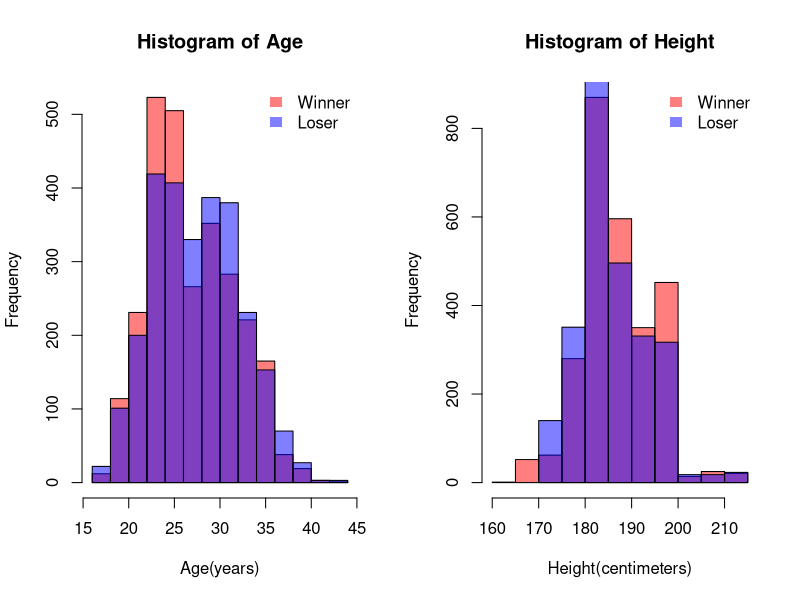
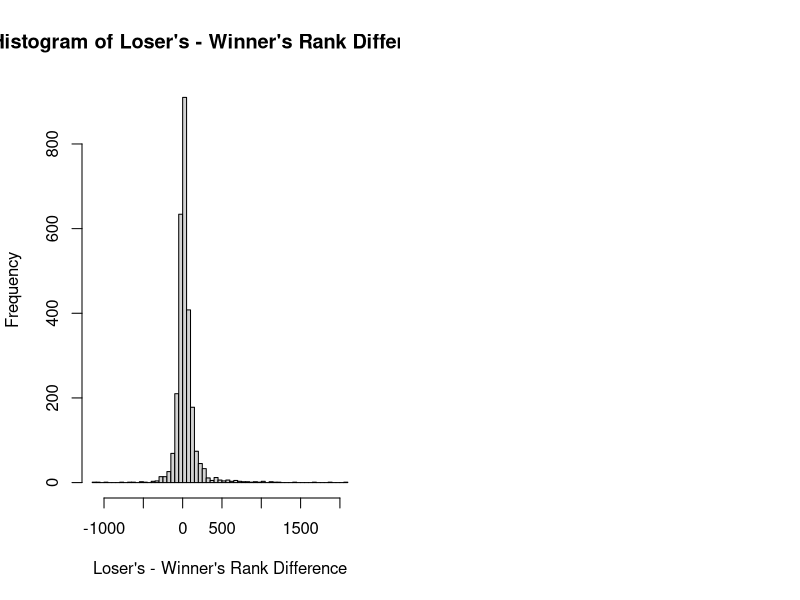
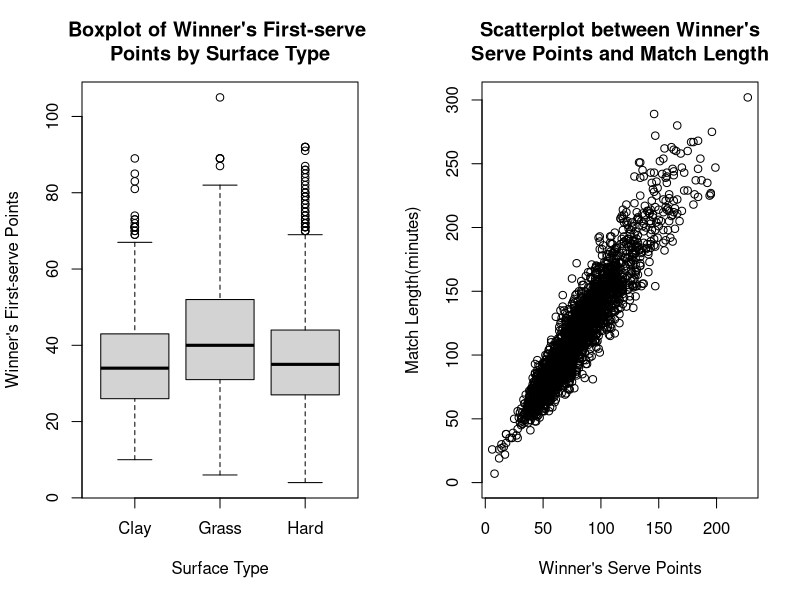
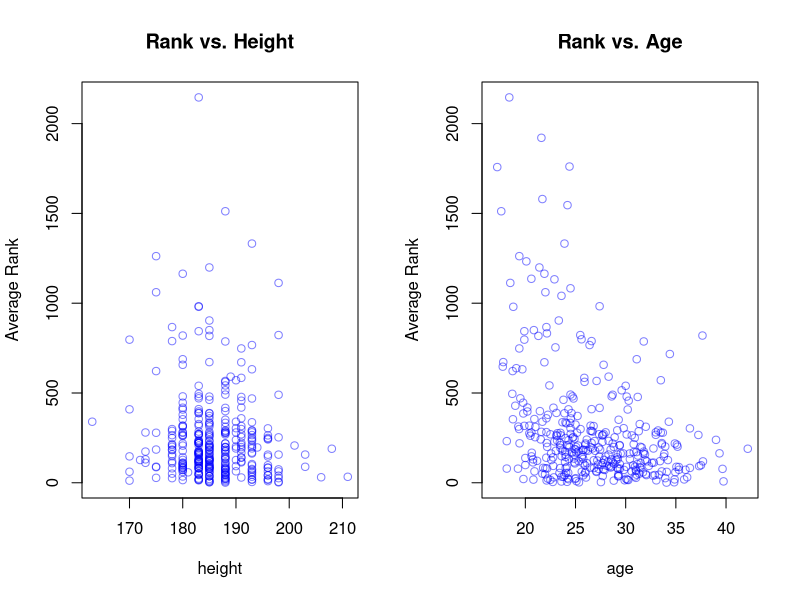
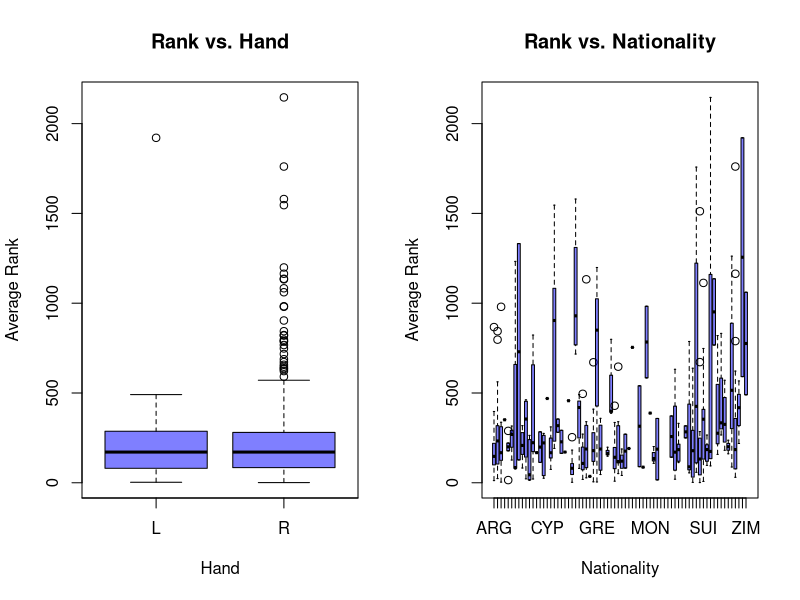
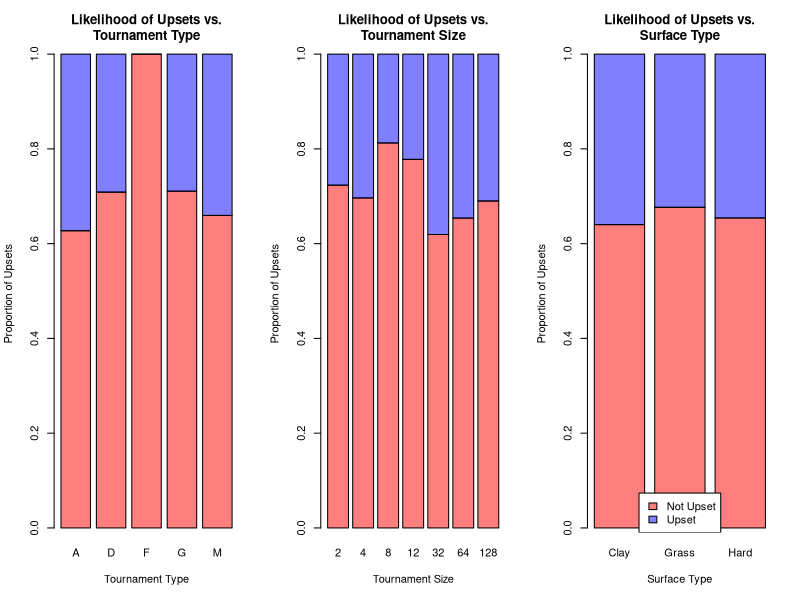
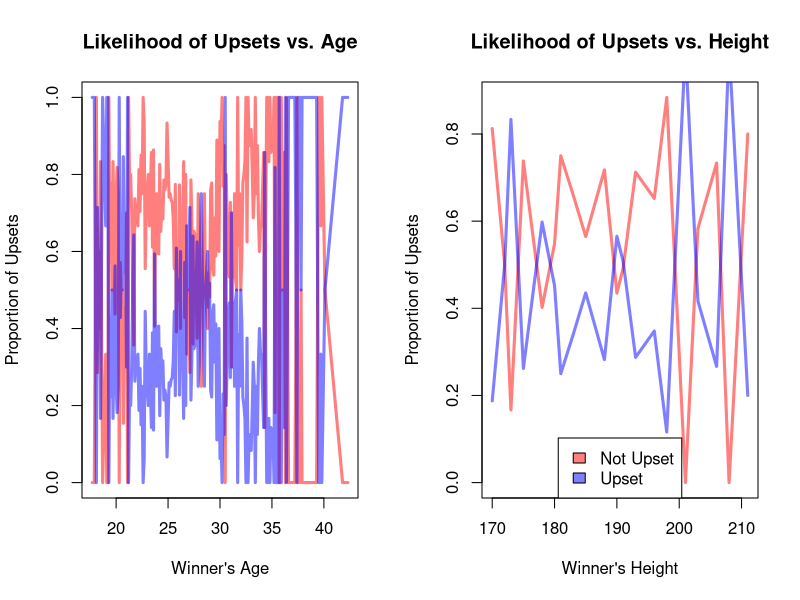

Write R code to recreate these figures, in order.
## ---- chunk 1
knitr::opts_chunk$set(echo = TRUE)
library(ggplot2)

# Import tennis data
tennis2021 <- read.csv("atp_matches_2021.csv")

# Creating a dataframe of players and their average ranks
players <- unique(c(tennis2021$winner_id, tennis2021$loser_id))

averageRank <- c()
height <- c()
age <- c()
hand <- c()
nationality <- c()

for (eachPlayer in players){
  averageRank <- append(averageRank, mean(c(tennis2021[tennis2021$winner_id == eachPlayer, "winner_rank"], tennis2021[tennis2021$loser_id == eachPlayer, "loser_rank"]), na.rm = TRUE))
  height <- append(height, max(c(tennis2021[tennis2021$winner_id == eachPlayer, "winner_ht"], tennis2021[tennis2021$loser_id == eachPlayer, "loser_ht"])))
  age <- append(age, mean(c(tennis2021[tennis2021$winner_id == eachPlayer, "winner_age"], tennis2021[tennis2021$loser_id == eachPlayer, "loser_age"])))
  hand <- append(hand, max(c(tennis2021[tennis2021$winner_id == eachPlayer, "winner_hand"], tennis2021[tennis2021$loser_id == eachPlayer, "loser_hand"])))
  nationality <- append(nationality, max(c(tennis2021[tennis2021$winner_id == eachPlayer, "winner_ioc"], tennis2021[tennis2021$loser_id == eachPlayer, "loser_ioc"])))
}

playerStats <- data.frame(players, averageRank, height, age, hand, nationality)

playerStats$hand_fac <- factor(playerStats$hand)
playerStats$nat_fac <- factor(playerStats$nationality)

## ---- chunk 2
# Histogram of player's age & height
par(mfrow=c(1,2))
hist(tennis2021$winner_age, main="Histogram of Age", xlab="Age(years)", col=rgb(1,0,0,0.5))
hist(tennis2021$loser_age, main="Histogram of Age", xlab="Age(years)", col=rgb(0,0,1,0.5),add=TRUE)
legend('topright',legend=c('Winner', 'Loser'),
      fill = c(rgb(1,0,0,0.5), rgb(0,0,1,0.5)), bty = 'n', border = NA)
hist(tennis2021$winner_ht, main="Histogram of Height", xlab="Height(centimeters)", col=rgb(1,0,0,0.5))
hist(tennis2021$loser_ht, main="Histogram of Height", xlab="Height(centimeters)", col=rgb(0,0,1,0.5),add=TRUE)
legend('topright',legend=c('Winner', 'Loser'),
      fill = c(rgb(1,0,0,0.5), rgb(0,0,1,0.5)), bty = 'n', border = NA)
## ---- chunk 3
# Histogram of loser's - winner's rank
hist(tennis2021$loser_rank - tennis2021$winner_rank, breaks = 50, main="Histogram of Loser's - Winner's Rank Difference", xlab="Loser's - Winner's Rank Difference")
## ---- chunk 4
par(mfrow=c(1,2))
boxplot(tennis2021$w_1stWon ~ tennis2021$surface, xlab = "Surface Type", ylab = "Winner's First-serve Points", main = "Boxplot of Winner's First-serve \nPoints by Surface Type")
plot(tennis2021$w_svpt, tennis2021$minutes, xlab="Winner's Serve Points", ylab="Match Length(minutes)", main="Scatterplot between Winner's\nServe Points and Match Length")
## ---- chunk 5
# Plotting scatter plots of rank vs attributes
par(mfrow=c(1,2))
plot(averageRank ~ height, data = playerStats, ylab = "Average Rank", main = "Rank vs. Height", col=rgb(0,0,1,0.5))
plot(averageRank ~ age, data = playerStats, ylab = "Average Rank", main = "Rank vs. Age", col=rgb(0,0,1,0.5))
plot(averageRank ~ hand_fac, data = playerStats, xlim = c(1.5,3.5), xlab = "Hand", ylab = "Average Rank", main = "Rank vs. Hand", col=rgb(0,0,1,0.5))
plot(averageRank ~ nat_fac, data = playerStats, xlab = "Nationality", ylab = "Average Rank", main = "Rank vs. Nationality", col=rgb(0,0,1,0.5))
## ---- chunk 6
# Reviewing Upsets
tennis2021$upset <- (tennis2021$loser_rank - tennis2021$winner_rank) < -10
tennis2021$tour_fac <- factor(tennis2021$tourney_level)
tennis2021$surface_fac <- factor(tennis2021$surface)

par(mfrow=c(1,3))

tour <- table(c(tennis2021[tennis2021$upset, "upset"],
                tennis2021[(tennis2021$loser_rank - tennis2021$winner_rank) > 10, "upset"]),
              c(tennis2021[tennis2021$upset, "tour_fac"],
                tennis2021[(tennis2021$loser_rank - tennis2021$winner_rank) > 10, "tour_fac"]))
norm_tour <- prop.table(tour,2)
barplot(norm_tour, , col=c(rgb(1,0,0,0.5), rgb(0,0,1,0.5)), xlab = "Tournament Type", ylab = "Proportion of Upsets", main = "Likelihood of Upsets vs.\nTournament Type")

barplot(prop.table(table(c(tennis2021[tennis2021$upset, "upset"],
                tennis2021[(tennis2021$loser_rank - tennis2021$winner_rank) > 10, "upset"]),
              c(tennis2021[tennis2021$upset, "draw_size"],
                tennis2021[(tennis2021$loser_rank - tennis2021$winner_rank) > 10, "draw_size"])),
        2), col=c(rgb(1,0,0,0.5), rgb(0,0,1,0.5)), xlab = "Tournament Size", ylab = "Proportion of Upsets", main = "Likelihood of Upsets vs.\nTournament Size")

barplot(prop.table(table(c(tennis2021[tennis2021$upset, "upset"],
                tennis2021[(tennis2021$loser_rank - tennis2021$winner_rank) > 10, "upset"]),
              c(tennis2021[tennis2021$upset, "surface_fac"],
                tennis2021[(tennis2021$loser_rank - tennis2021$winner_rank) > 10, "surface_fac"])),
        2), col=c(rgb(1,0,0,0.5), rgb(0,0,1,0.5)), xlab = "Surface Type", ylab = "Proportion of Upsets", main = "Likelihood of Upsets vs.\nSurface Type")
legend('bottom',legend=c('Not Upset', 'Upset'),
      fill = c(rgb(1,0,0,0.5), rgb(0,0,1,0.5)))
## ---- chunk 7

par(mfrow=c(1,2))

age <- table(c(tennis2021[tennis2021$upset, "upset"],
                tennis2021[(tennis2021$loser_rank - tennis2021$winner_rank) > 10, "upset"]),
              c(tennis2021[tennis2021$upset, "winner_age"],
                tennis2021[(tennis2021$loser_rank - tennis2021$winner_rank) > 10, "winner_age"]))
norm_age <- prop.table(age,2)
plot(names(norm_age[1,-50]), norm_age[1,-50], col=rgb(1,0,0,0.5), lwd = 3, type = "l", xlab = "Winner's Age", ylab = "Proportion of Upsets", main = "Likelihood of Upsets vs. Age")
lines(names(norm_age[2,-50]), norm_age[2,-50], col=rgb(0,0,1,0.5), lwd = 3)

height <- table(c(tennis2021[tennis2021$upset, "upset"],
                tennis2021[(tennis2021$loser_rank - tennis2021$winner_rank) > 10, "upset"]),
              c(tennis2021[tennis2021$upset, "winner_ht"],
                tennis2021[(tennis2021$loser_rank - tennis2021$winner_rank) > 10, "winner_ht"]))
norm_height <- prop.table(height,2)
plot(names(norm_height[1,-50]), norm_height[1,-50], col=rgb(1,0,0,0.5), lwd = 3, type = "l", xlab = "Winner's Height", ylab = "Proportion of Upsets", main = "Likelihood of Upsets vs. Height")
lines(names(norm_height[2,-50]), norm_height[2,-50], col=rgb(0,0,1,0.5), lwd = 3)
legend('bottom', legend=c('Not Upset', 'Upset'),
      fill = c(rgb(1,0,0,0.5), rgb(0,0,1,0.5)))
